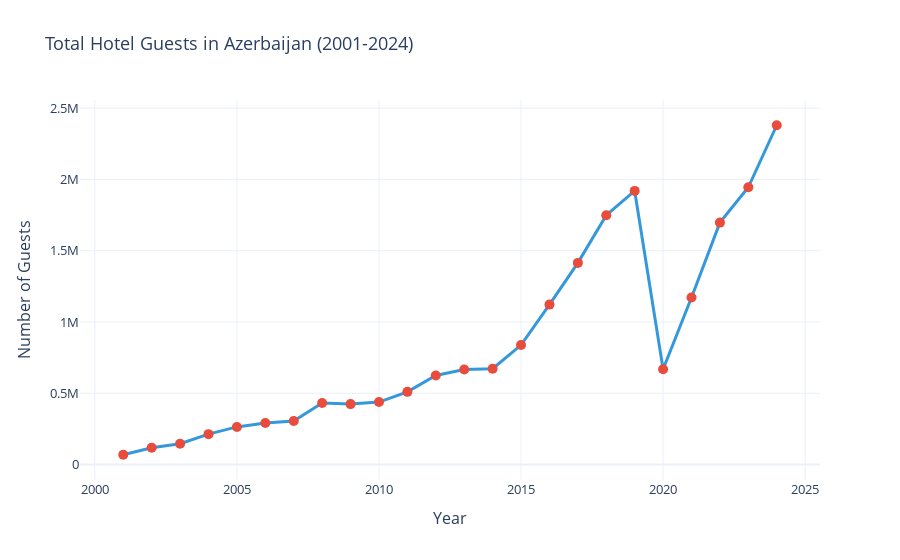

This figure's notebook cell:
### Markdown cell above
## 📈 Tourism Growth Over Time

Azerbaijan's tourism industry has shown remarkable growth from 2001 to 2024.

### Code cell
import plotly.express as px
import plotly.graph_objects as go

# Line chart - Overall trend
fig = px.line(df, x='Year', y='Total_Persons', 
              title='Total Hotel Guests in Azerbaijan (2001-2024)',
              markers=True)

fig.update_traces(
    line_color='#3498db', 
    line_width=3, 
    marker=dict(size=10, color='#e74c3c')
)

fig.update_layout(
    template='plotly_white',
    height=500,
    xaxis_title='Year',
    yaxis_title='Number of Guests',
    hovermode='x unified',
    font=dict(size=13)
)

fig.show()

# Key statistics
print("\n📊 KEY GROWTH METRICS:")
print("="*60)
print(f"2001: {df[df['Year']==2001]['Total_Persons'].values[0]:,.0f} guests")
print(f"2024: {df[df['Year']==2024]['Total_Persons'].values[0]:,.0f} guests")

growth_2001_2024 = ((df[df['Year']==2024]['Total_Persons'].values[0] / 
                     df[df['Year']==2001]['Total_Persons'].values[0]) - 1) * 100
print(f"Total Growth (2001-2024): {growth_2001_2024:.1f}%")

# Pre-COVID
print(f"\nPre-COVID (2019): {df[df['Year']==2019]['Total_Persons'].values[0]:,.0f} guests")
# COVID
print(f"COVID Low (2020): {df[df['Year']==2020]['Total_Persons'].values[0]:,.0f} guests")
covid_drop = ((df[df['Year']==2020]['Total_Persons'].values[0] / 
               df[df['Year']==2019]['Total_Persons'].values[0]) - 1) * 100
print(f"COVID Impact: {covid_drop:.1f}%")

# Recovery
recovery_2024 = ((df[df['Year']==2024]['Total_Persons'].values[0] / 
                  df[df['Year']==2019]['Total_Persons'].values[0]) - 1) * 100
print(f"Recovery (2024 vs 2019): {recovery_2024:+.1f}%")

### Figure 1 — Plotly figure (JSON) as saved in the notebook; plotly's stock layout.template omitted (floating-point values rounded to 4 significant figures)
{"data": [{"hovertemplate": "Year=%{x}<br>Total_Persons=%{y}<extra></extra>", "legendgroup": "", "line": {"color": "#3498db", "dash": "solid", "width": 3}, "marker": {"color": "#e74c3c", "size": 10, "symbol": "circle"}, "mode": "lines+markers", "name": "", "orientation": "v", "showlegend": false, "type": "scatter", "x": [2024, 2023, 2022, 2021, 2020, 2019, 2018, 2017, 2016, 2015, 2014, 2013, 2012, 2011, 2010, 2009, 2008, 2007, 2006, 2005, 2004, 2003, 2002, 2001], "xaxis": "x", "y": [2380000.0, 1945000.0, 1697000.0, 1172000.0, 668800.0, 1920000.0, 1749000.0, 1415000.0, 1122000.0, 838100.0, 672300.0, 666300.0, 624900.0, 510200.0, 438500.0, 424200.0, 431600.0, 305500.0, 291600.0, 264100.0, 213300.0, 146200.0, 117900.0, 68840.0], "yaxis": "y"}], "layout": {"autosize": true, "font": {"size": 13}, "hovermode": "x unified", "legend": {"tracegroupgap": 0}, "title": {"text": "Total Hotel Guests in Azerbaijan (2001-2024)"}, "xaxis": {"anchor": "y", "autorange": true, "domain": [0, 1], "range": [2000.0, 2025.0], "title": {"text": "Year"}, "type": "linear"}, "yaxis": {"anchor": "x", "autorange": true, "domain": [0, 1], "range": [-166900.0, 2616000.0], "title": {"text": "Number of Guests"}, "type": "linear"}}}
